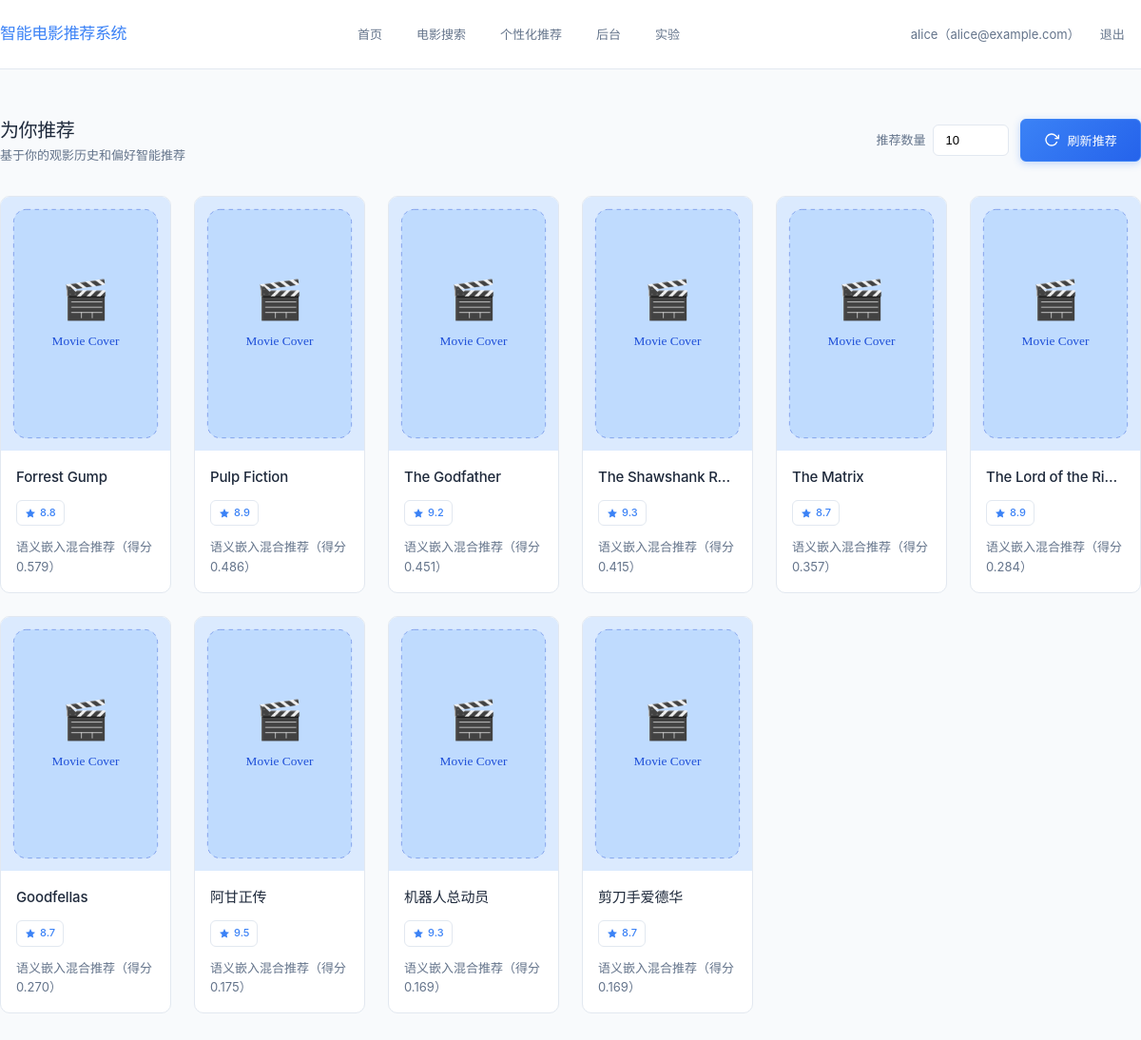
The page /recommend (signed in) on the database its author committed.
### tables this page shows
CREATE TABLE movies (
                id INTEGER PRIMARY KEY AUTOINCREMENT,
                title TEXT NOT NULL,
                directors TEXT,
                types TEXT,
                country TEXT,
                casts TEXT,
                rate REAL DEFAULT 0,
                comment_len INTEGER DEFAULT 0,
                release_year INTEGER,
                duration INTEGER,
                summary TEXT,
                cover_url TEXT,
                created_at TEXT DEFAULT CURRENT_TIMESTAMP
            );

### app.py (the view)
@app.route("/recommend")
@login_required
def get_recommend():
    top_n = request.args.get("top_n", default=10, type=int)
    recommend_list = recommendation_service.recommend_for_user(session["email"], top_n)
    return render_template(
        "recommend.html",
        email=session["email"],
        recommend_list=recommend_list,
        top_n=top_n,
    )

### app.py (called while the page is built)
def login_required(view_func):
    @wraps(view_func)
    def wrapped_view(*args, **kwargs):
        if not session.get("email"):
            if request.path.startswith("/behavior"):
                return jsonify({"code": 401, "msg": "请先登录后再操作"}), 401
            flash("请先登录后再访问该页面。", "warning")
            return redirect(url_for("login", next=request.url))
        return view_func(*args, **kwargs)
    return wrapped_view

@app.context_processor
def inject_user_context():
    return {
        "current_user_email": session.get("email"),
        "current_username": session.get("username"),
        "is_admin_user": bool(session.get("email")) and session.get("email") in app.config["ADMIN_EMAILS"],
    }

### myutils/query.py (called while the page is built, shortened)
def get_connection() -> sqlite3.Connection:
    DB_PATH.parent.mkdir(parents=True, exist_ok=True)
    conn = sqlite3.connect(DB_PATH)
    conn.row_factory = sqlite3.Row
    return conn

def init_db(force_seed: bool = False) -> None:
    global _DB_INITIALIZED
    if _DB_INITIALIZED and not force_seed:
        return

def _row_to_movie(row: sqlite3.Row) -> Dict[str, Any]:
    movie = dict(row)
    movie["rating"] = movie.get("rate", 0)
    movie["poster_url"] = movie.get("cover_url")
    movie["release_date"] = movie.get("release_year")
    movie["genres"] = [item for item in (movie.get("types") or "").split("/") if item]
    movie["types_list"] = movie["genres"]
    movie["directors_list"] = [item for item in (movie.get("directors") or "").split("/") if item]
    movie["country_list"] = [item for item in (movie.get("country") or "").split("/") if item]
    movie["casts_list"] = [item for item in (movie.get("casts") or "").split("/") if item]
    movie["description"] = movie.get("summary") or ""
    return movie

def get_movie_data(movie_id: Optional[int] = None) -> Union[List[Dict[str, Any]], Dict[str, Any], None]:
    init_db()
    conn = get_connection()
    try:
        cursor = conn.cursor()
        if movie_id is None:
            cursor.execute("SELECT * FROM movies ORDER BY rate DESC, comment_len DESC")
            return [_row_to_movie(row) for row in cursor.fetchall()]
        cursor.execute("SELECT * FROM movies WHERE id = ?", (movie_id,))
        row = cursor.fetchone()
        return _row_to_movie(row) if row else None
    finally:
        conn.close()

### myutils/recommender/semantic_embeddings.py (called while the page is built)
def _movie_records() -> List[Dict]:
    return get_movie_data() or []

def _movie_map() -> Dict[int, Dict]:
    return {int(movie["id"]): movie for movie in _movie_records()}

### templates/recommend.html (shortened to what this page needs)
{% extends "base.html" %}
{% block content %}
<section>
    <div class="section-header">
        <div>
            <h2 class="section-title">为你推荐</h2>
            <p class="text-muted text-small">基于你的观影历史和偏好智能推荐</p>
        </div>
        <form action="{{ url_for('get_recommend') }}" method="get" style="display: flex; align-items: center; gap: var(--space-3);">
            <label style="display: flex; align-items: center; gap: var(--space-2); font-size: var(--text-sm); color: var(--color-text-secondary);">
                推荐数量
                <input type="number" name="top_n" min="1" max="20" value="{{ top_n }}"
                       style="width: 80px; padding: var(--space-2) var(--space-3); border: 1px solid var(--color-border); border-radius: var(--radius-sm); font-size: var(--text-sm);">
            </label>
            <button class="btn btn-primary" type="submit">
                <svg width="16" height="16" viewBox="0 0 24 24" fill="none" stroke="currentColor" stroke-width="2">
                    <polyline points="23 4 23 10 17 10"></polyline>
                    <path d="M20.49 15a9 9 0 1 1-2.12-9.36L23 10"></path>
                </svg>
                刷新推荐
            </button>
        </form>
    </div>
    {% if recommend_list %}
    <div class="movie-grid">
        {% for movie in recommend_list %}
        <article class="movie-card">
            <a href="{{ url_for('movie', movie_id=movie.id) }}">
                <img class="movie-cover"
                     src="{{ movie.cover_url or url_for('static', filename='cover/default.svg') }}"
                     alt="{{ movie.title }}"
                     loading="lazy">
                <div class="movie-info">
                    <h3 class="movie-title">{{ movie.title }}</h3>
                    <div class="movie-meta">
                        <span class="movie-rating">
                            <svg width="12" height="12" viewBox="0 0 24 24" fill="currentColor">
                                <polygon points="12 2 15.09 8.26 22 9.27 17 14.14 18.18 21.02 12 17.77 5.82 21.02 7 14.14 2 9.27 8.91 8.26 12 2"></polygon>
                            </svg>
                            {{ '%.1f'|format(movie.rate) }}
                        </span>
                    </div>
                    {% if movie.reason %}
                    <p class="movie-reason">{{ movie.reason }}</p>
                    {% endif %}
                </div>
            </a>
        </article>
        {% endfor %}
    </div>
    {% else %}
    <div class="empty-state">
        <div class="empty-state-icon">🎬</div>
        <p class="empty-state-text">暂无推荐结果</p>
        <p class="text-muted">多评分、收藏电影，系统会为你生成更精准的推荐</p>
    </div>
    {% endif %}
</section>
{% endblock %}

### static/css/data-viz-theme.css (style rules this page uses)
:root { --color-primary: #3B82F6; --color-primary-light: #60A5FA; --color-accent: #3B82F6; --color-accent-hover: #2563EB; --color-accent-light: #DBEAFE; --color-bg: #F8FAFC; --color-surface: #FFFFFF; --color-border: #E2E8F0; --color-border-subtle: #F1F5F9; --color-text-primary: #1E293B; --color-text-secondary: #64748B; --color-text-tertiary: #94A3B8; --color-text-inverse: #FFFFFF; --color-success: #10B981; --color-warning: #F59E0B; --color-error: #EF4444; --text-xs: 0.6875rem; --text-sm: 0.8125rem; --text-base: 0.9375rem; --text-lg: 1.0625rem; --text-xl: 1.25rem; --text-2xl: 1.75rem; --text-3xl: 2.25rem; --text-4xl: 3rem; --font-light: 300; --font-normal: 400; --font-medium: 500; --font-semibold: 600; --space-1: 0.25rem; --space-2: 0.5rem; --space-3: 0.75rem; --space-4: 1rem; --space-5: 1.25rem; --space-6: 1.5rem; --space-8: 2rem; --space-10: 2.5rem; --space-12: 3rem; --space-16: 4rem; --space-20: 5rem; --radius-sm: 0.375rem; --radius-md: 0.625rem; --radius-lg: 0.875rem; --radius-xl: 1rem; --shadow-xs: 0 1px 2px rgba(0, 0, 0, 0.04); --shadow-sm: 0 1px 3px rgba(0, 0, 0, 0.05); --shadow-md: 0 4px 12px rgba(0, 0, 0, 0.08); --shadow-lg: 0 8px 24px rgba(0, 0, 0, 0.12); --transition-fast: 150ms cubic-bezier(0.4, 0, 0.2, 1); --transition-base: 200ms cubic-bezier(0.4, 0, 0.2, 1); --transition-slow: 300ms cubic-bezier(0.4, 0, 0.2, 1); }
* { box-sizing: border-box; margin: 0; padding: 0; }
body { font-family: -apple-system, BlinkMacSystemFont, "Segoe UI", "PingFang SC", "Hiragino Sans GB", "Microsoft YaHei", sans-serif; background: var(--color-bg); color: var(--color-text-primary); line-height: 1.6; font-size: var(--text-base); -webkit-font-smoothing: antialiased; -moz-osx-font-smoothing: grayscale; }
.btn { display: inline-flex; align-items: center; justify-content: center; gap: var(--space-2); padding: var(--space-3) var(--space-6); border: 1px solid transparent; border-radius: var(--radius-sm); font-size: var(--text-sm); font-weight: var(--font-normal); cursor: pointer; text-decoration: none; transition: all var(--transition-fast); min-height: 44px; letter-spacing: 0.01em; }
.btn-primary { background: linear-gradient(135deg, var(--color-accent) 0%, var(--color-accent-hover) 100%); color: var(--color-text-inverse); border-color: var(--color-accent); box-shadow: 0 2px 8px rgba(59, 130, 246, 0.3); }
.section-header { display: flex; align-items: center; justify-content: space-between; margin-bottom: var(--space-8); }
.section-title { font-size: var(--text-xl); font-weight: var(--font-medium); color: var(--color-text-primary); letter-spacing: -0.02em; }
.movie-grid { display: grid; grid-template-columns: repeat(auto-fill, minmax(180px, 1fr)); gap: var(--space-6); margin-bottom: var(--space-12); }
.movie-card { background: var(--color-surface); border: 1px solid var(--color-border); border-radius: var(--radius-md); overflow: hidden; transition: border-color var(--transition-fast); cursor: pointer; }
.movie-card a { color: inherit; text-decoration: none; display: block; }
.movie-cover { width: 100%; aspect-ratio: 2/3; object-fit: cover; background: var(--color-border-subtle); display: block; }
.movie-info { padding: var(--space-4); }
.movie-title { font-size: var(--text-base); font-weight: var(--font-medium); margin-bottom: var(--space-3); overflow: hidden; text-overflow: ellipsis; white-space: nowrap; color: var(--color-text-primary); letter-spacing: -0.01em; }
.movie-meta { display: flex; align-items: center; gap: var(--space-3); font-size: var(--text-sm); color: var(--color-text-tertiary); margin-bottom: var(--space-3); }
.movie-rating { display: inline-flex; align-items: center; gap: var(--space-1); padding: var(--space-1) var(--space-2); background: transparent; border: 1px solid var(--color-border); border-radius: var(--radius-sm); color: var(--color-accent); font-weight: var(--font-medium); font-size: var(--text-xs); }
.movie-rating svg { color: var(--color-accent); }
.movie-reason { font-size: var(--text-sm); color: var(--color-text-secondary); line-height: 1.6; display: -webkit-box; -webkit-line-clamp: 2; -webkit-box-orient: vertical; overflow: hidden; }
input::placeholder, textarea::placeholder { color: var(--color-text-tertiary); }
.text-muted { color: var(--color-text-secondary); }
.text-small { font-size: var(--text-sm); }

### rows shown on the page
movies: title "Forrest Gump", rate "8.8", reason "语义嵌入混合推荐（得分 0.579）"
movies: title "Pulp Fiction", rate "8.9", reason "语义嵌入混合推荐（得分 0.486）"
movies: title "The Godfather", rate "9.2", reason "语义嵌入混合推荐（得分 0.451）"
movies: title "The Shawshank R…", rate "9.3", reason "语义嵌入混合推荐（得分 0.415）"
movies: title "The Matrix", rate "8.7", reason "语义嵌入混合推荐（得分 0.357）"
movies: title "The Lord of the Ri…", rate "8.9", reason "语义嵌入混合推荐（得分 0.284）"
movies: title "Goodfellas", rate "8.7", reason "语义嵌入混合推荐（得分 0.270）"
movies: title "阿甘正传", rate "9.5", reason "语义嵌入混合推荐（得分 0.175）"
movies: title "机器人总动员", rate "9.3", reason "语义嵌入混合推荐（得分 0.169）"
movies: title "剪刀手爱德华", rate "8.7", reason "语义嵌入混合推荐（得分 0.169）"

### other values the page prints
{{ current_username }} "alice"
{{ current_user_email }} "alice@example.com"
